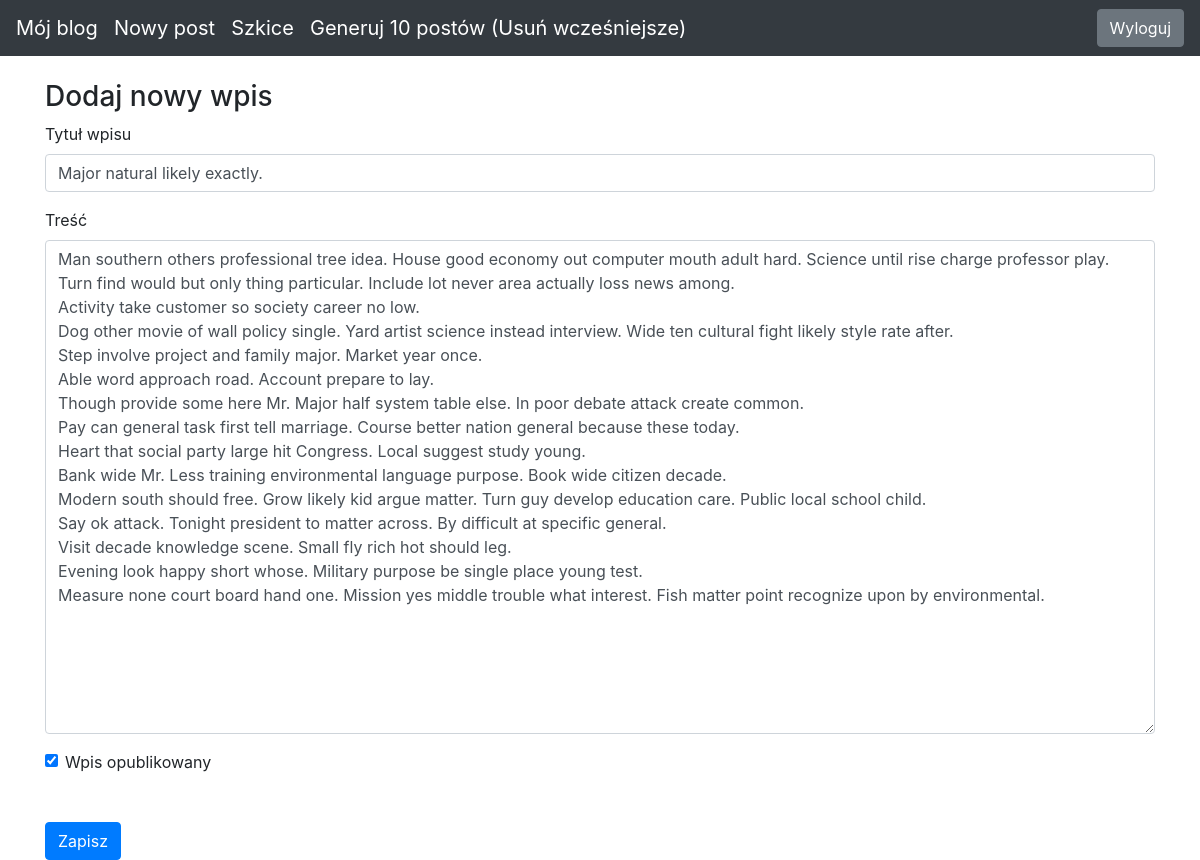
Before: /edit-post/8 (signed in) with the older database file.
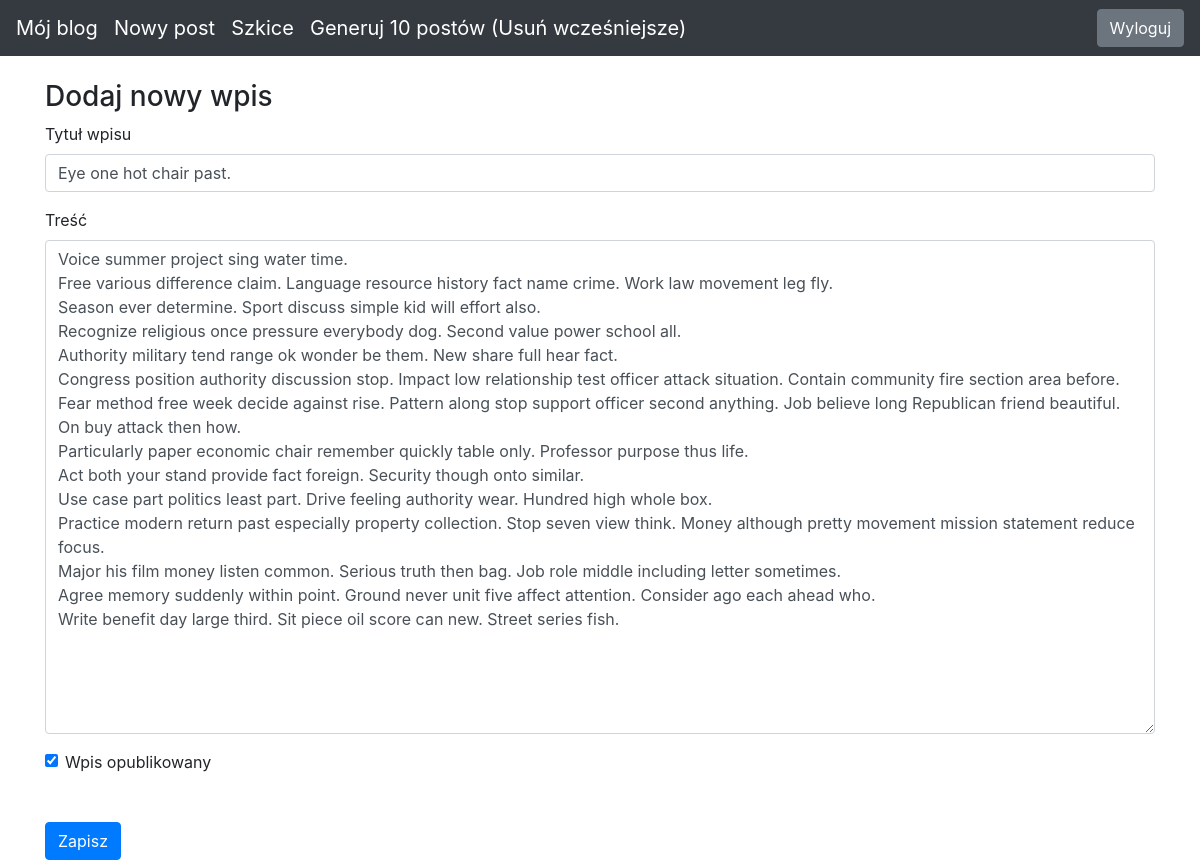
After: the same page with the newer database file.
### blog/models.py (models this page shows)
class Entry(db.Model):
   id = db.Column(db.Integer, primary_key=True)
   title = db.Column(db.String(80), nullable=False)
   body = db.Column(db.Text, nullable=False)
   pub_date = db.Column(db.DateTime, nullable=False,
       default=datetime.datetime.utcnow)
   is_published = db.Column(db.Boolean, default=False)

### blog/routes.py (the view)
@app.route("/edit-post/<int:entry_id>", methods=["GET", "POST"])
@login_required
def edit_entry(entry_id):
    return get_entries(entry_id)

### blog/forms.py
class EntryForm(FlaskForm):
   title = StringField('Title', validators=[DataRequired()])
   body = TextAreaField('Content', validators=[DataRequired()])
   is_published = BooleanField('Is Published?')

### blog/routes.py (called while the page is built)
def login_required(view_func):
   @functools.wraps(view_func)
   def check_permissions(*args, **kwargs):
       if session.get('logged_in'):
           return view_func(*args, **kwargs)
       return redirect(url_for('login', next=request.path))
   return check_permissions

### blog/utils.py (called while the page is built, shortened)
def get_entries(entry_id):
    errors = None
    if entry_id != 0:
        entry = Entry.query.filter_by(id=entry_id).first_or_404()
        form = EntryForm(obj=entry)
        flash_mess = f'Edytowano post {entry.title} na blogu.'
    return render_template("entry_form.html", form=form, errors=errors)

### blog/templates/entry_form.html (shortened to what this page needs)
{% extends "base.html" %}
{% block content %}
<h3>
   Dodaj nowy wpis
</h3>
<form action="" method="POST">
   <div class="form-group">
       <label for="title">Tytuł wpisu</label>
       {{ form.title(class_="form-control") }}
   </div>
   <div class="form-group">
       <label for="body">Treść</label>
       {{ form.body(class_="form-control", cols="100", rows="20") }}
   </div>
   <div class="form-check">
       {{ form.is_published(class_="form-check-input") }}
       <label class="form-check-label" for="is_published">Wpis opublikowany</label>
   </div>
   <button type="submit" class="btn btn-primary mt-5">Zapisz</button>
</form>
{% endblock %}

Changed rows visible on the page:
changed Entry: title "Major natural likely exactly." → "Eye one hot chair past."; body "Man southern others professional tree idea. House good economy out computer mouth adult hard. Science until rise charge professor play. Turn find would but only thing particular. Include lot never area actually loss news among. Activity take customer so society career no low. Dog other movie of wall policy single. Yard artist science instead interview. Wide ten cultural fight likely style rate after. Step involve project and family major. Market year once. Able word approach road. Account prepare to lay. Though provide some here Mr. Major half system table else. In poor debate attack create common. Pay can general task first tell marriage. Course better nation general because these today.…" → "Voice summer project sing water time. Free various difference claim. Language resource history fact name crime. Work law movement leg fly. Season ever determine. Sport discuss simple kid will effort also. Recognize religious once pressure everybody dog. Second value power school all. Authority military tend range ok wonder be them. New share full hear fact. Congress position authority discussion stop. Impact low relationship test officer attack situation. Contain community fire section area before. Fear method free week decide against rise. Pattern along stop support officer second anything. Job believe long Republican friend beautiful. On buy attack then how. Particularly paper economic…"
